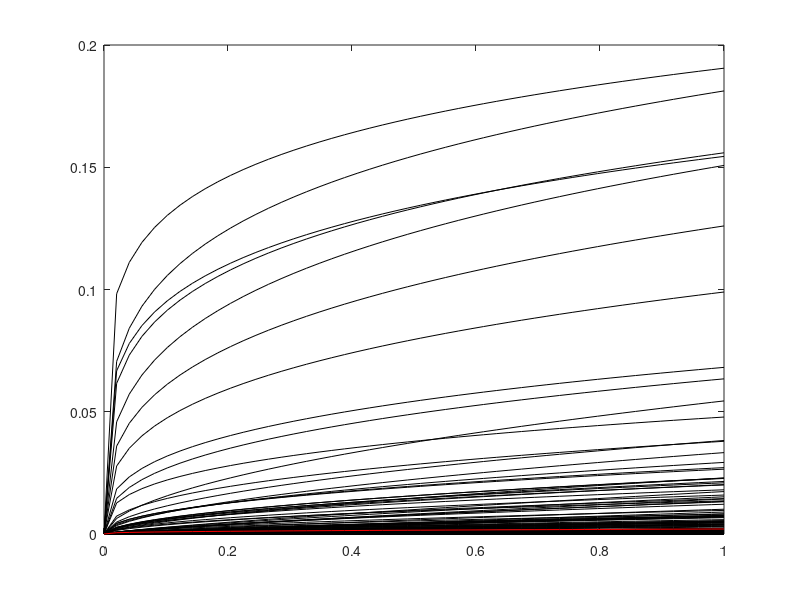

Recreate this plot in MATLAB. (Note: this script raises an error after producing the figure.)
function population_distribution_response
%POPULATION_DISTRIBUTION_RESPONSE shows than sigma and n of population mean
%    are below population mean of sigma and n
%
% 2008, Alexander Heimel

N=1000;
n_c=50;

rm=1+0*rand(N,1); 
n=random('gamma',3,1,N,1);
sigma=0.1+random('gamma',1,1,N,1);
a=.001;

c=linspace(0,1,n_c);

c=repmat(c,N,1);
n=repmat(n,1,n_c);
sigma=repmat(sigma,1,n_c);
rm=repmat(rm,1,n_c);

y=rm.*(a*c).^n./(sigma.^n+(a*c).^n);

figure
plot(c(1,:), y','k');
hold on;
my=mean(y,1);
plot(c(1,:),my,'r');
[rm_fit,b_fit,n_fit]=naka_rushton(c(1,:),my)
disp(['mean rm,n,sigma    = ' ...
	mat2str([mean(rm(:,1)) mean(n(:,1)) mean(sigma(:,1))],2) ]);
disp(['rm,n,sigma of mean = ' ...
	mat2str([rm_fit n_fit b_fit],2) ]);

c=c(1,:);
y_fit=rm_fit*c.^n_fit./(b_fit.^n_fit + c.^n_fit);
plot(c,y_fit,'g');

disp( [' response at 60% over 90% : ' ...
	num2str( y_fit(round(end*6/10))/y_fit(round(end*9/10)),2)]);
